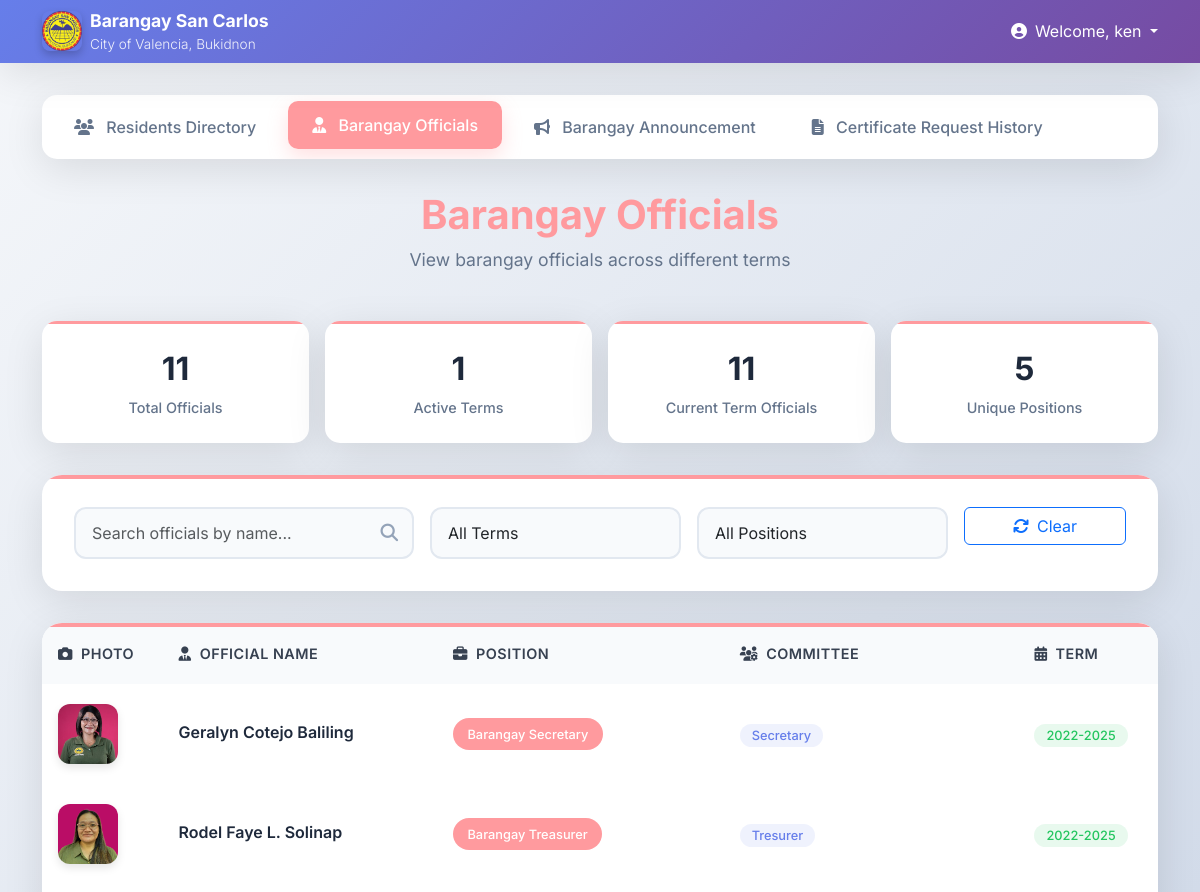
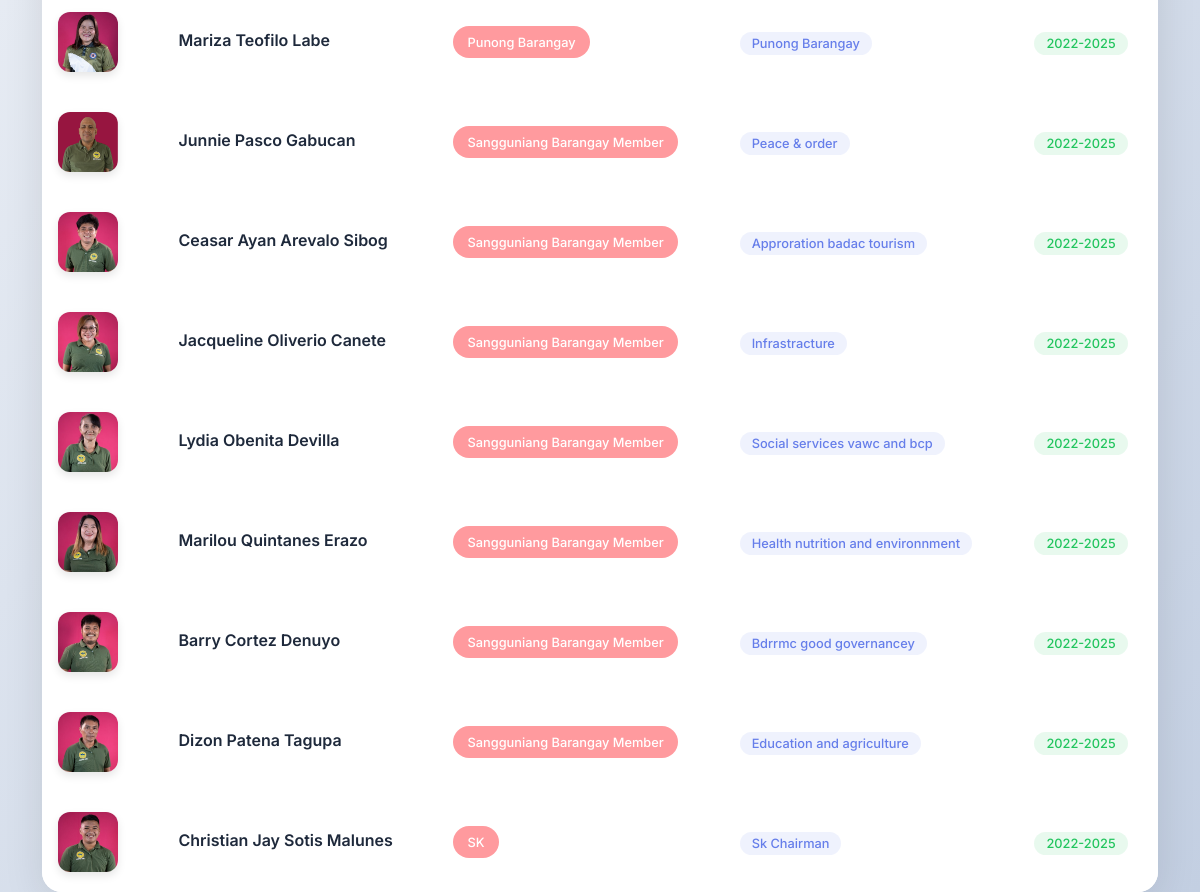
The app's page /Personnel_official.php (signed in) with its own data (2 pictures, top to bottom).
### tables this page shows
CREATE TABLE `officials` (
  `id` int(11) NOT NULL,
  `complete_name` varchar(255) NOT NULL,
  `committee` varchar(100) DEFAULT NULL,
  `position` varchar(100) NOT NULL,
  `photo` varchar(255) NOT NULL,
  `term` varchar(20) NOT NULL DEFAULT '2022-2025'
);

### Personnel_official.php (the view, shortened to what this page needs)
<?php
$servername = "localhost";
$username = "root";
$password = "";
$database = "barangay";
$conn = new mysqli($servername, $username, $password, $database);
$display_name = isset($_SESSION['first_name']) && !empty($_SESSION['first_name'])
    ? $_SESSION['first_name']
    : $_SESSION['username'];
?>
<!DOCTYPE html>
<html lang="en">
<head>
    <link href="https://cdn.jsdelivr.net/npm/bootstrap@5.3.0/dist/css/bootstrap.min.css" rel="stylesheet">
    <link rel="stylesheet" href="https://cdnjs.cloudflare.com/ajax/libs/font-awesome/6.5.0/css/all.min.css">
</head>
<body>
<nav class="top-nav bg-dark py-2">
    <div class="container">
        <div class="row align-items-center">
            <div class="col-md-6 d-flex align-items-center">
                <a href="#" class="nav-brand d-flex align-items-center text-white text-decoration-none">
                    <img src="logo.png" alt="Logo" style="height: 40px;" class="me-2">
                    <div>
                        <div class="nav-title fw-bold">Barangay San Carlos</div>
                        <div class="nav-subtitle small">City of Valencia, Bukidnon</div>
                    </div>
                </a>
            </div>
<div class="col-md-6 text-end">
    <div class="dropdown d-inline-block">
        <a class="text-white dropdown-toggle text-decoration-none" href="#" role="button" id="userDropdown" data-bs-toggle="dropdown" aria-expanded="false">
            <i class="fas fa-user-circle me-2"></i>Welcome, <?php echo htmlspecialchars($display_name); ?>
        </a>
    </div>
</div>
        </div>
    </div>
</nav>
    <div class="container">
        <div class="tab-navigation">
            <a href="personnel_residence.php" class="nav-tab">
                <i class="fas fa-users"></i>
                Residents Directory
            </a>
            <a href="Personnel_official.php" class="nav-tab active">
                <i class="fas fa-user-tie"></i>
                Barangay Officials
            </a>
               <a href="Personnel_Anno.php" class="nav-tab">
              <i class="fas fa-bullhorn"></i>
           Barangay Announcement
           </a>
            <a href="Personnel_request_history.php" class="nav-tab">
            <i class="fas fa-file-alt"></i>
                 Certificate Request History
            </a>
        </div>
        <div class="page-header">
            <h1 class="page-title">Barangay Officials</h1>
            <p class="page-subtitle">View barangay officials across different terms</p>
        </div>
        <div class="stats-grid">
            <div class="stat-card">
                <div class="stat-number" id="totalOfficials">
                    <?php
                    $countSql = "SELECT COUNT(*) as total FROM officials";
                    $countResult = $conn->query($countSql);
                    $totalCount = $countResult->fetch_assoc()['total'];
                    echo $totalCount;
                    ?>
                </div>
                <div class="stat-label">Total Officials</div>
            </div>
            <div class="stat-card">
                <div class="stat-number" id="activeTerms">
                    <?php
                    $termsSql = "SELECT COUNT(DISTINCT term) as terms FROM officials";
                    $termsResult = $conn->query($termsSql);
                    $termsCount = $termsResult->fetch_assoc()['terms'];
                    echo $termsCount;
                    ?>
                </div>
                <div class="stat-label">Active Terms</div>
            </div>
            <div class="stat-card">
                <div class="stat-number" id="currentTermOfficials">
                    <?php
                    $currentTermSql = "SELECT COUNT(*) as current FROM officials WHERE term = (SELECT MAX(term) FROM officials)";
                    $currentResult = $conn->query($currentTermSql);
                    $currentCount = $currentResult->fetch_assoc()['current'];
                    echo $currentCount;
                    ?>
                </div>
                <div class="stat-label">Current Term Officials</div>
            </div>
            <div class="stat-card">
                <div class="stat-number" id="uniquePositions">
                    <?php
                    $positionsSql = "SELECT COUNT(DISTINCT position) as positions FROM officials";
                    $positionsResult = $conn->query($positionsSql);
                    $positionsCount = $positionsResult->fetch_assoc()['positions'];
                    echo $positionsCount;
                    ?>
                </div>
                <div class="stat-label">Unique Positions</div>
            </div>
        </div>
        <div class="search-section">
            <div class="row g-3">
                <div class="col-md-4">
                    <div class="position-relative">
                        <input type="text" id="searchInput" class="form-control search-input" placeholder="Search officials by name...">
                        <i class="fas fa-search search-icon"></i>
                    </div>
                </div>
                <div class="col-md-3">
                    <select id="termFilter" class="form-select filter-select">
                        <option value="">All Terms</option>
                    </select>
                </div>
                <div class="col-md-3">
                    <select id="positionFilter" class="form-select filter-select">
                        <option value="">All Positions</option>
                    </select>
                </div>
                <div class="col-md-2">
                    <button class="btn btn-outline-primary w-100" onclick="clearFilters()">
                        <i class="fas fa-refresh me-2"></i>Clear
                    </button>
                </div>
            </div>
        </div>
        <div class="data-table-container">
            <div class="table-responsive">
                <table class="table" id="officialsTable">
                    <thead>
                        <tr>
                            <th><i class="fas fa-camera me-2"></i>Photo</th>
                            <th><i class="fas fa-user-tie me-2"></i>Official Name</th>
                            <th><i class="fas fa-briefcase me-2"></i>Position</th>
                            <th><i class="fas fa-users-cog me-2"></i>Committee</th>
                            <th><i class="fas fa-calendar-alt me-2"></i>Term</th>
                        </tr>
                    </thead>
                    <tbody>
                    <?php
                    $sql = "SELECT * FROM officials ORDER BY term DESC, position";
                    $result = $conn->query($sql);
                    if ($result->num_rows > 0) {
                        while ($row = $result->fetch_assoc()) {
                            echo "<tr data-term='" . htmlspecialchars($row['term']) . "' data-position='" . htmlspecialchars($row['position']) . "'>
                                <td>
                                    <img src='uploads/" . (!empty($row['photo']) ? htmlspecialchars($row['photo']) : 'default-profile.jpg') . "'
                                         class='profile-img' alt='Official Photo'>
                                </td>
                                <td>
                                    <div class='official-name'>" . htmlspecialchars($row['complete_name']) . "</div>
                                </td>
                                <td>
                                    <span class='position-badge'>" . htmlspecialchars($row['position']) . "</span>
                                </td>
                                <td>
                                    <span class='committee-badge'>" . htmlspecialchars($row['committee']) . "</span>
                                </td>
                                <td>
                                    <span class='term-badge'>" . htmlspecialchars($row['term']) . "</span>
                                </td>
                            </tr>";
                        }
                    } else {
                        echo "<tr><td colspan='5' class='empty-state'>
                                <i class='fas fa-user-tie'></i>
                                <h5>No officials found</h5>
                                <p>Start by adding some barangay officials to the database.</p>
                              </td></tr>";
                    }
                    ?>
                    </tbody>
                </table>
            </div>
        </div>
    </div>
</body>
</html>

### records on screen
officials: photo (picture), complete_name "Geralyn Cotejo Baliling", position "Barangay Secretary", committee "Secretary", term "2022-2025"
officials: photo (picture), complete_name "Rodel Faye L. Solinap", position "Barangay Treasurer", committee "Tresurer", term "2022-2025"
officials: photo (picture), complete_name "Mariza Teofilo Labe", position "Punong Barangay", committee "Punong Barangay", term "2022-2025"
officials: photo (picture), complete_name "Junnie Pasco Gabucan", position "Sangguniang Barangay Member", committee "Peace & order", term "2022-2025"
officials: photo (picture), complete_name "Ceasar Ayan Arevalo Sibog", position "Sangguniang Barangay Member", committee "Approration badac tourism", term "2022-2025"
officials: photo (picture), complete_name "Jacqueline Oliverio Canete", position "Sangguniang Barangay Member", committee "Infrastracture", term "2022-2025"
officials: photo (picture), complete_name "Lydia Obenita Devilla", position "Sangguniang Barangay Member", committee "Social services vawc and bcp", term "2022-2025"
officials: photo (picture), complete_name "Marilou Quintanes Erazo", position "Sangguniang Barangay Member", committee "Health nutrition and environnment", term "2022-2025"
officials: photo (picture), complete_name "Barry Cortez Denuyo", position "Sangguniang Barangay Member", committee "Bdrrmc good governancey", term "2022-2025"
officials: photo (picture), complete_name "Dizon Patena Tagupa", position "Sangguniang Barangay Member", committee "Education and agriculture", term "2022-2025"
officials: photo (picture), complete_name "Christian Jay Sotis Malunes", position "SK", committee "Sk Chairman", term "2022-2025"

### other values on screen
$display_name "ken"
$totalCount "11"
$termsCount "1"
$currentCount "11"
$positionsCount "5"
